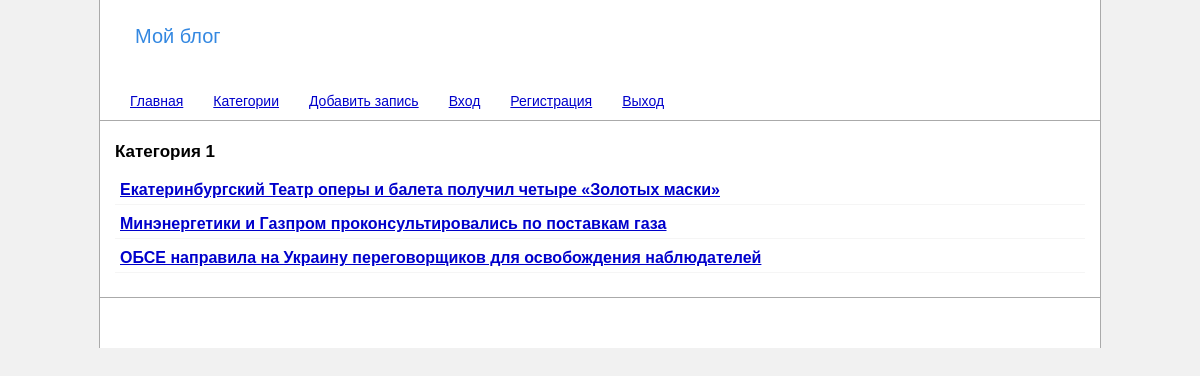
Screenshot of /category/cat_1 with the database file from the repository.
### tables this page shows
CREATE TABLE IF NOT EXISTS `categories` (
  `id` int(11) NOT NULL AUTO_INCREMENT,
  `name` varchar(255) NOT NULL,
  `cleanurl` varchar(255) NOT NULL,
  PRIMARY KEY (`id`)
);

CREATE TABLE IF NOT EXISTS `posts` (
  `id` int(11) NOT NULL AUTO_INCREMENT,
  `name` varchar(255) NOT NULL,
  `content` text NOT NULL,
  `category_id` int(11) NOT NULL,
  `cleanurl` varchar(255) NOT NULL,
  `author_login` varchar(255) NOT NULL,
  `time` datetime NOT NULL,
  PRIMARY KEY (`id`)
);

### web/application/core/view.php (called while the page is built)
<?php
class View
{
    function generate($content_view, $template_view, $data = null)
    {
		include 'application/views/'.$template_view;
    }
}

### web/application/controllers/controller_category.php (called while the page is built, shortened)
<?php
class Controller_Category extends Controller
{
	function __construct()
    {
        $this->model = new Model_Category();
        $this->view = new View();
    }
	function action_default()
    {
        $data = $this->model->get_data();
        $this->view->generate('category_view.php', 'template_view.php', $data);
    }
}

### web/application/bootstrap.php (called while the page is built, shortened)
<?php
require_once 'core/model.php';
require_once 'core/view.php';
require_once 'core/sql.php';
Route::start();

### web/index.php (called while the page is built, shortened)
<?php
require_once 'application/bootstrap.php';

### web/application/core/sql.php (called while the page is built, shortened)
<?php
class Base {
    private $base;
    function __construct()
    {
		$file = parse_ini_file("/application/conf.ini");
		$this->host = $file['host'];
		$this->baseName = $file['baseName'];
		$this->user = $file['user'];
		$this -> base = new PDO("mysql:host=".$this->host.";dbname=".$this->baseName, $this->user);
		$this -> base -> query("set names utf8");
    }
	function getPostsByCat($id)
	{
		$sql = 'SELECT id, name, content, time, cleanurl
				FROM posts
				WHERE category_id = :id
				ORDER BY id DESC';
		$sql = $this -> base -> prepare($sql);
		$sql -> bindParam (':id',$id,PDO::PARAM_INT);
		$sql -> execute();
		$posts = $sql -> fetchAll();
		return $posts;
	}
	function getCategoryUrl ($cleanurl)
	{
		$sql = 'SELECT name, id FROM categories WHERE cleanurl=:cleanurl';
		$sql = $this -> base -> prepare($sql);
		$sql -> bindParam (':cleanurl',$cleanurl,PDO::PARAM_STR);
		$sql -> execute();
		$cat = $sql -> fetch();
		return $cat;
	}
}

### web/application/models/model_category.php (called while the page is built, shortened)
<?php
class Model_Category extends Model
{
    public function get_data()
    {
		$url = $_SERVER['REQUEST_URI'];
        $url = substr($url, strpos($url, '?'), strlen($url) - strpos($url, '?'));
		$routes = explode('/', $url);
		$cleanurl = $routes[2];
		$category = $this -> base -> getCategoryUrl($cleanurl);
		$posts = $this -> base -> getPostsByCat($category['id']);
		$data['title'] = $category['name'];
		$data['name'] = $category['name'];
		$data['posts'] = $posts;
		return $data;
	}
}

### web/application/core/model.php (called while the page is built, shortened)
<?php
class Model
{
	function __construct()
	{
		$this -> base = new Base;
	}
}

### web/application/views/category_view.php (the view)
<h1><?=$data['name']?></h1>
<p>
<?php
    foreach($data['posts'] as $row)
    {
		echo "<div class=\"posts\"><a href=\"/post/".$row['cleanurl']."\">".$row['name']."</a></div>";
    }
?>
</p>

### web/css/style.css (style rules this page uses)
body { background:#f1f1f1; font-family: Verdana, sans-serif; font-size:14px; margin:0; }
a { color: #0000CC; }
h1 { font-size:17px; }
.posts { margin:0 0 5px 0; padding:5px 0px 5px 5px; border-bottom:1px solid #f5f5f5;font-size:16px; font-weight:bold; }

### rows the page displays
categories: name "Категория 1"
posts: name "Екатеринбургский Театр оперы и балета получил четыре «Золотых маски»"
posts: name "Минэнергетики и Газпром проконсультировались по поставкам газа"
posts: name "ОБСЕ направила на Украину переговорщиков для освобождения наблюдателей"
